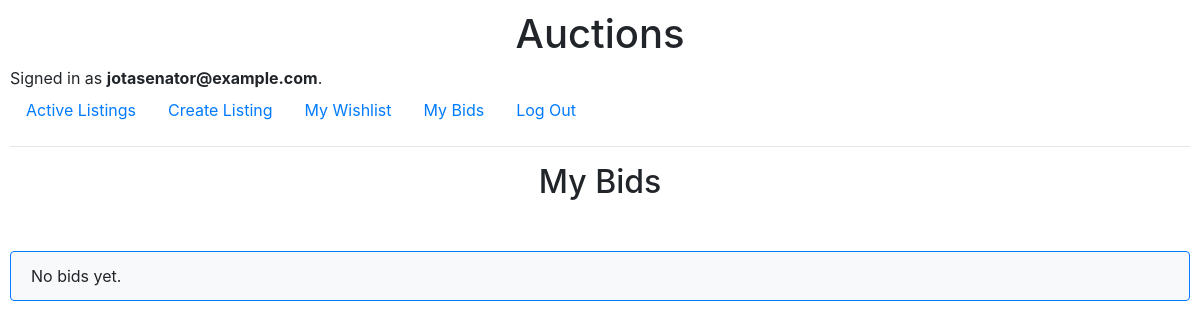
/bids (signed in), run on an earlier commit of the app's database.
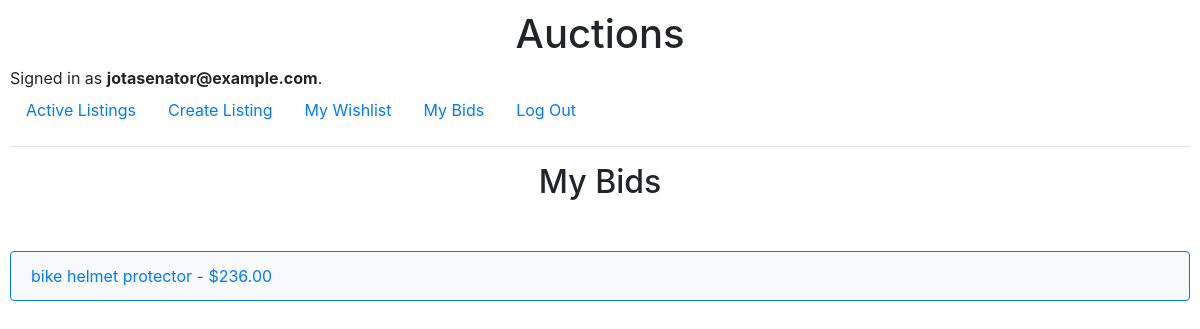
And on a later commit of the database.
### auctions/models.py (models this page shows)
class Bid(models.Model):
    bid_amount = models.DecimalField(max_digits=10, decimal_places=2, default=0)
    bidder = models.ForeignKey(
        User, on_delete=models.CASCADE, related_name="bids", blank=True, null=True
    )
    listing = models.ForeignKey(
        Listing,
        on_delete=models.CASCADE,
        related_name="bids",
        blank=True,
        null=True,
    )

class Listing(models.Model):
    title = models.CharField(max_length=64, default="")
    description = models.TextField(blank=True, default="")
    starting_bid = models.DecimalField(
        max_digits=10, decimal_places=2, default=0, verbose_name="Starting bid: ($US)"
    )
    image_url = models.URLField(default="")
    category = models.CharField(max_length=64, default="")
    active = models.BooleanField(default=True)
    creator = models.ForeignKey(
        User,
        on_delete=models.CASCADE,
        blank=True,
        null=True,
        related_name="listings",
    )
    deadline = models.DateTimeField(default=get_default_deadline)

### auctions/views.py (the view)
# urls.py: path("bids", views.bids, name="bids"),
@login_required
def bids(request):
    bids = Bid.objects.filter(bidder=request.user)
    winners = {}
    for bid in bids:
        listing = bid.listing
        winner, _ = get_winner(listing)
        if winner:
            winners[listing.id] = winner
    return render(request, "auctions/bids.html", {"bids": bids, "winners": winners})

### auctions/templatetags/custom_filters.py (called while the page is built)
@register.filter
def get_item(dictionary, key):
    return dictionary.get(key)

### auctions/views.py (called while the page is built)
def get_winner(listing):
    winner = None
    winner_bid_amount = None
    if timezone.now() > listing.deadline:
        all_bids = Bid.objects.filter(listing=listing)
        if all_bids:
            winning_bid = all_bids.order_by("-bid_amount").first()
            winner = winning_bid.bidder
            winner_bid_amount = winning_bid.bid_amount
    return winner, winner_bid_amount

### auctions/templates/auctions/bids.html (shortened to what this page needs)
{% extends "auctions/layout.html" %}
{% load custom_filters %}
{% block body %}
  <h2>My Bids</h2>
  <ul class="list-group">
    {% for bid in bids %}
    <a href="{% url 'listing' bid.listing.id %}">
      <li class="list-group-item d-flex justify-content-between align-items-center mb-1">
        {{ bid.listing.title }} - ${{ bid.bid_amount }}
        </li>
    </a>
    {% empty %}
      <li class="list-group-item">No bids yet.</li>
    {% endfor %}
  </ul>
{% endblock %}

What changed in the data, as far as the page shows it:
added Bid: listing "bike helmet protector", bid_amount "236.00"
Also different on the page:
text no longer shown: "No bids yet."
